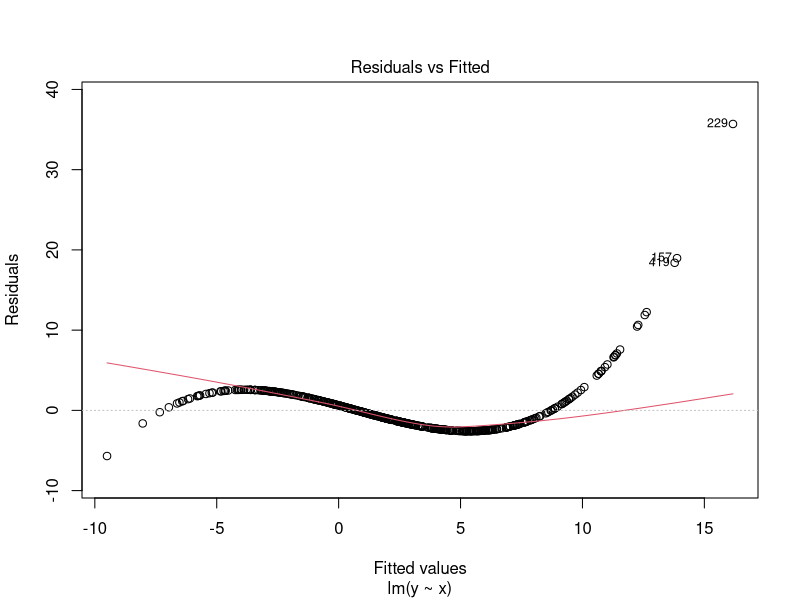
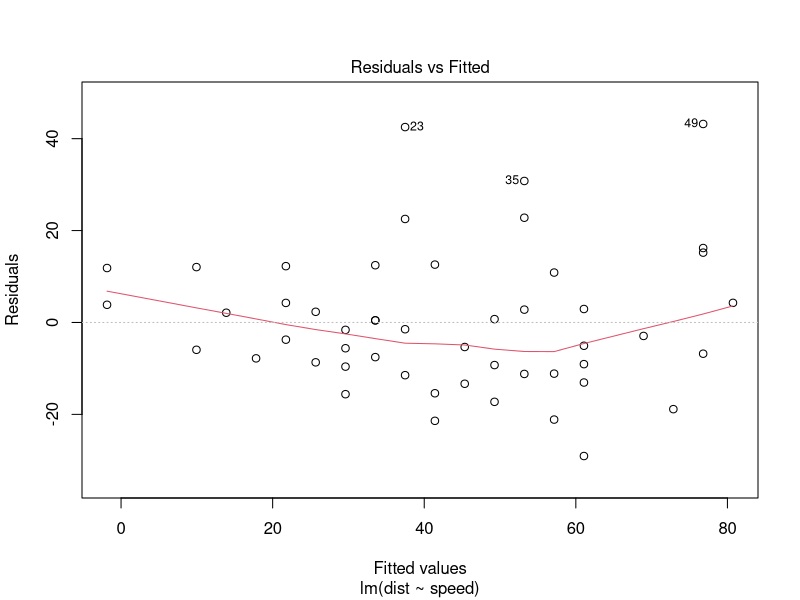
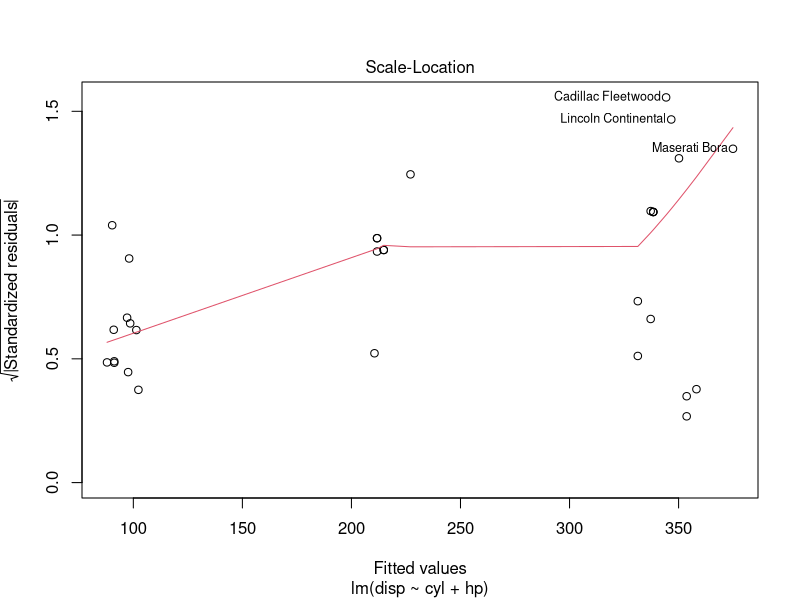
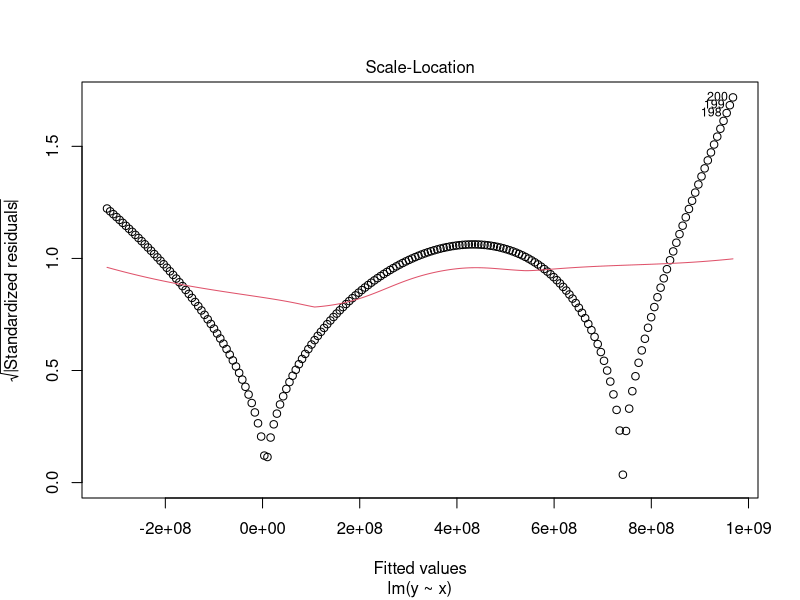
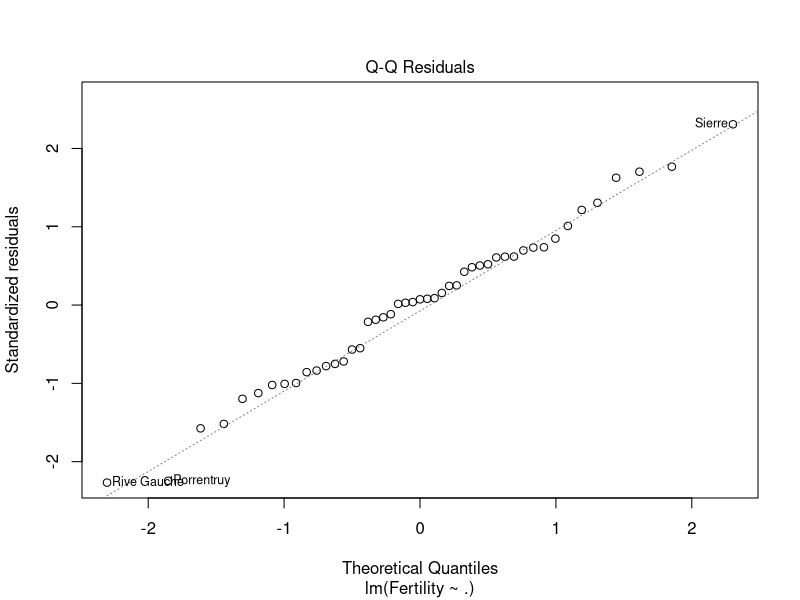
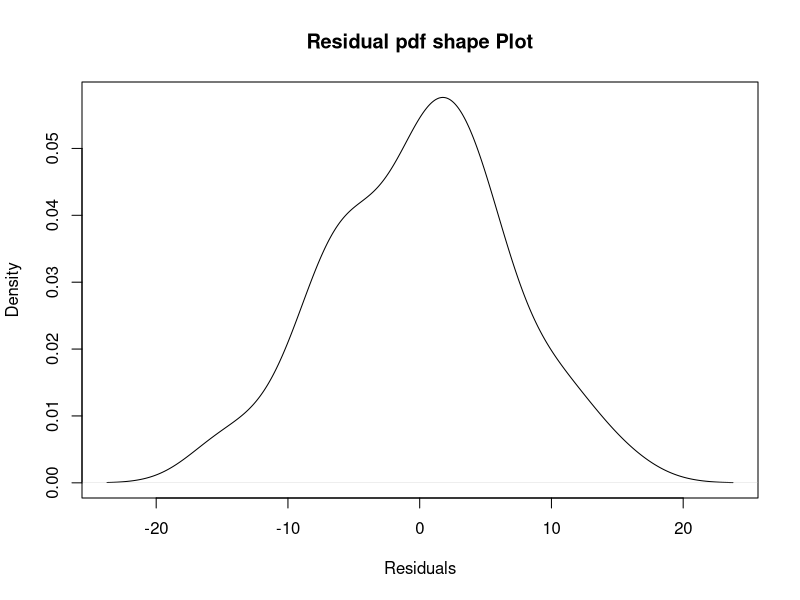
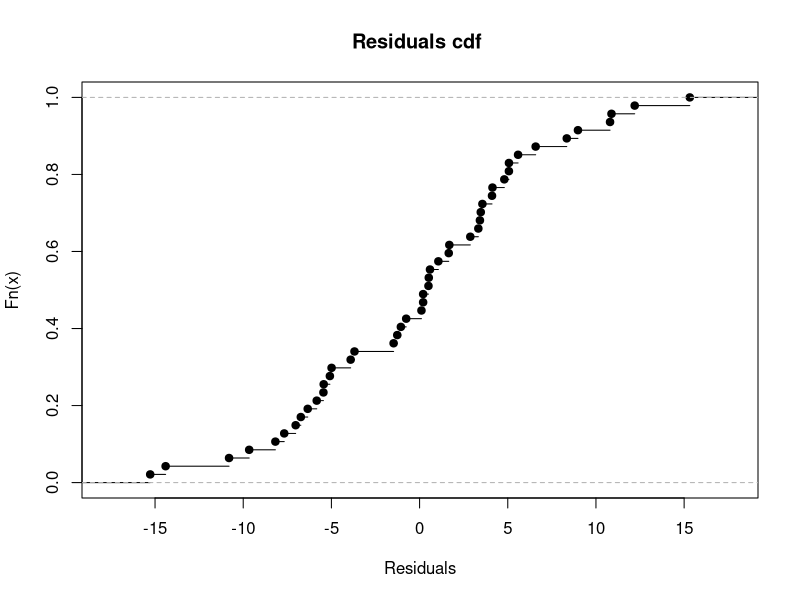
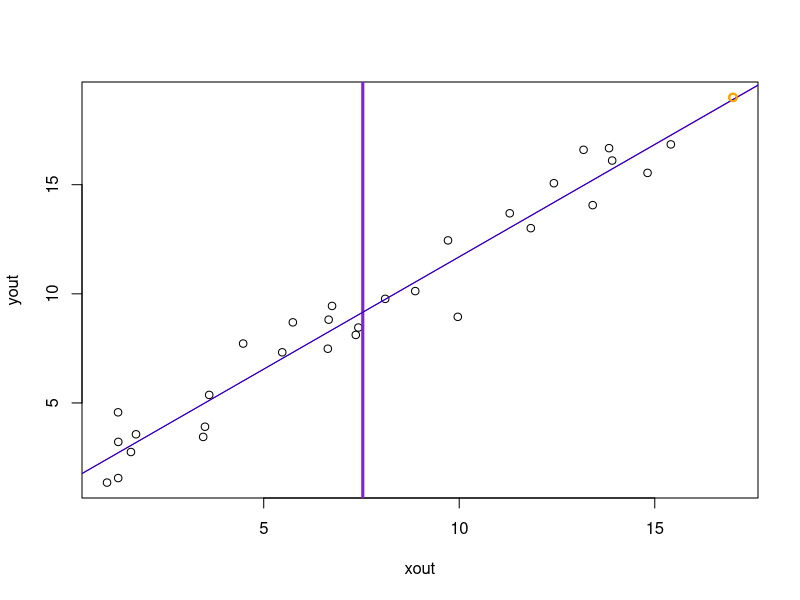

Source code (R) for these figures, in order:
## ---- chunk 1
library(lmtest) # use to get function bptest
set.seed(611)
## ---- chunk 2
x=rnorm(1:500)
y=1+x+x^2+x^3 
plot(lm(y~x),which = 1)
## ---- chunk 3
data("cars")
model <- lm(dist~speed,data=cars)
plot(model,which = 1)
## ---- chunk 4
modelmt <- lm(disp ~ cyl + hp  ,data= mtcars)
plot(modelmt,which = 3)
## ---- chunk 5
bptest(modelmt)
## ---- chunk 6
x=1:200
y= 4*x + x^2 + x^4 
modelpoly <- lm(y~x)
plot(modelpoly ,which = 3)
## ---- chunk 7
bptest(modelpoly )
## ---- chunk 8
data("swiss")
modelsw <- lm(Fertility ~.,data=swiss)
plot(modelsw ,which = 2)
## ---- chunk 9
resdulpdf<-density(modelsw$residuals)
plot(resdulpdf,main='Residual pdf shape Plot',xlab='Residuals')
## ---- chunk 10
resdulcdf <- ecdf(modelsw$residuals)
plot(resdulcdf,main='Residuals cdf ',xlab='Residuals')
## ---- chunk 11
#low lav low inf
x =c(.5*(1 :30) +.7*rnorm(30)) #x without_outlier
y =2+ x + 1.2*rnorm(30) #y without_outlier
xout =c(x,17) #x with_outlier
yout =c(y,19) #y with_outlier
plot(xout , yout) 
points(x = 17,y =19 ,col= "orange", lwd =2)
abline(v = mean(x) , col = "purple3",lwd = 3) #the mean vertical line
abline(lm(y ~ x), col = "Red")  #outlier is not included in regression line 
abline( lm(yout ~ xout), col = "Blue") #outlier is included in regression line 
points(x = 17,y =19 ,col= "orange", lwd =2)
## ---- chunk 12
#HL lI
x1=.5* (1:30) +.5*rnorm(30) #without_outlier
y1=2+ x1 + 1.2*rnorm(30) #without_outlier
xout1 =c(x1,22) #with_outlier
yout1 =c(y1,24) #with_outlier
plot(xout1 , yout1) 
points(x = 22,y =24 ,col= "orange", lwd =2)
abline(v = mean(x1) , col = "purple3",lwd = 3) #the mean vertical line
abline(lm(y1 ~ x1), col = "Red")  #outlier is not included in regression line 
abline( lm(yout1 ~ xout1), col = "Blue") #outlier is included in regression line 
## ---- chunk 13
x2=.2* (1:30) +.5*rnorm(30) #without_outlier
y2=2+ x2 + 1.2*rnorm(30) #without_outlier
xout2 =c(x2,9,10) #with_outlier
yout2 =c(y2,14,16) #with_outlier
plot(xout2 , yout2) 
points(x = c(9,10),y =c(14,16) ,col= "orange", lwd =2)
abline(v = mean(x2) , col = "purple3",lwd = 3) #the mean vertical line
abline(lm(y2 ~ x2), col = "Red")  #outlier is not included in regression line 
abline( lm(yout2 ~ xout2), col = "Blue") #outlier is included in regression line 
## ---- chunk 14
plot(lm(yout2 ~ xout2),which=5)
## ---- chunk 15
plot(lm(yout2 ~ xout2),which=4)
